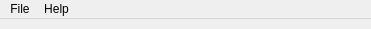
<ui version="4.0" >
 <author>Andrzej Zawadzki</author>
 <class>MainWindow</class>
 <widget class="QMainWindow" name="MainWindow" >
  <property name="geometry" >
   <rect>
    <x>0</x>
    <y>0</y>
    <width>371</width>
    <height>29</height>
   </rect>
  </property>
  <property name="sizePolicy" >
   <sizepolicy>
    <hsizetype>7</hsizetype>
    <vsizetype>7</vsizetype>
    <horstretch>0</horstretch>
    <verstretch>0</verstretch>
   </sizepolicy>
  </property>
  <property name="windowTitle" >
   <string>FANN Console</string>
  </property>
  <widget class="QWidget" name="centralwidget" />
  <widget class="QMenuBar" name="menubar" >
   <property name="geometry" >
    <rect>
     <x>0</x>
     <y>0</y>
     <width>371</width>
     <height>27</height>
    </rect>
   </property>
   <widget class="QMenu" name="menuHelp" >
    <property name="title" >
     <string>Help</string>
    </property>
    <addaction name="aboutAction" />
   </widget>
   <widget class="QMenu" name="menuFile" >
    <property name="title" >
     <string>File</string>
    </property>
    <addaction name="newAction" />
    <addaction name="openAction" />
    <addaction name="saveAction" />
   </widget>
   <addaction name="menuFile" />
   <addaction name="menuHelp" />
  </widget>
  <action name="newAction" >
   <property name="text" >
    <string>New Network</string>
   </property>
  </action>
  <action name="openAction" >
   <property name="text" >
    <string>Open Network</string>
   </property>
  </action>
  <action name="saveAction" >
   <property name="text" >
    <string>Save Network</string>
   </property>
  </action>
  <action name="aboutAction" >
   <property name="text" >
    <string>About</string>
   </property>
  </action>
 </widget>
 <resources/>
 <connections/>
</ui>
